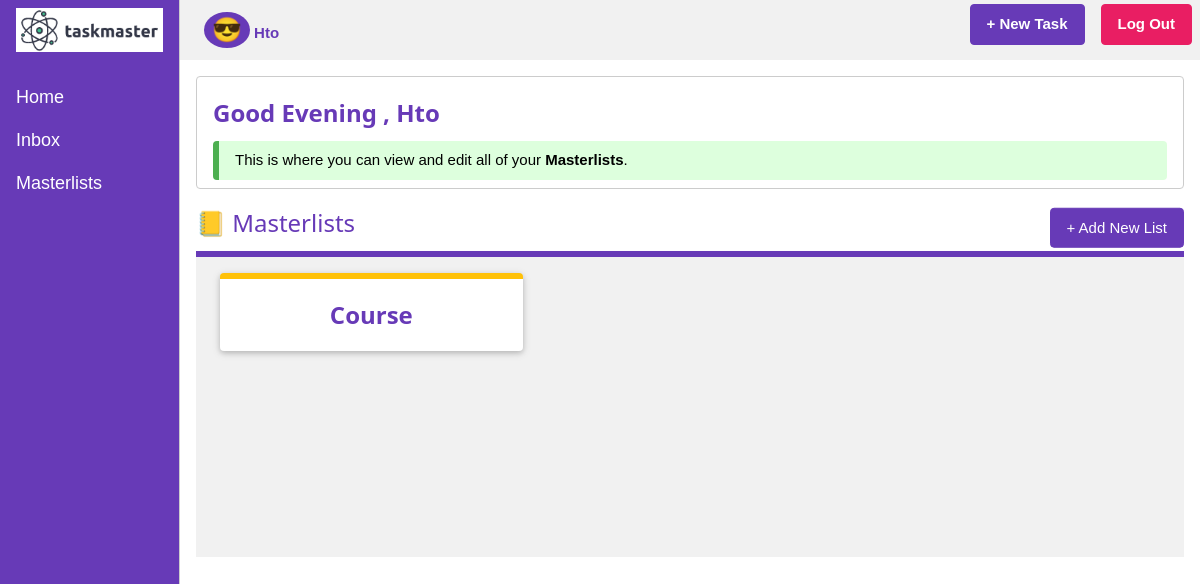
Before: /taskmaster/master/ (signed in) with the older database file.
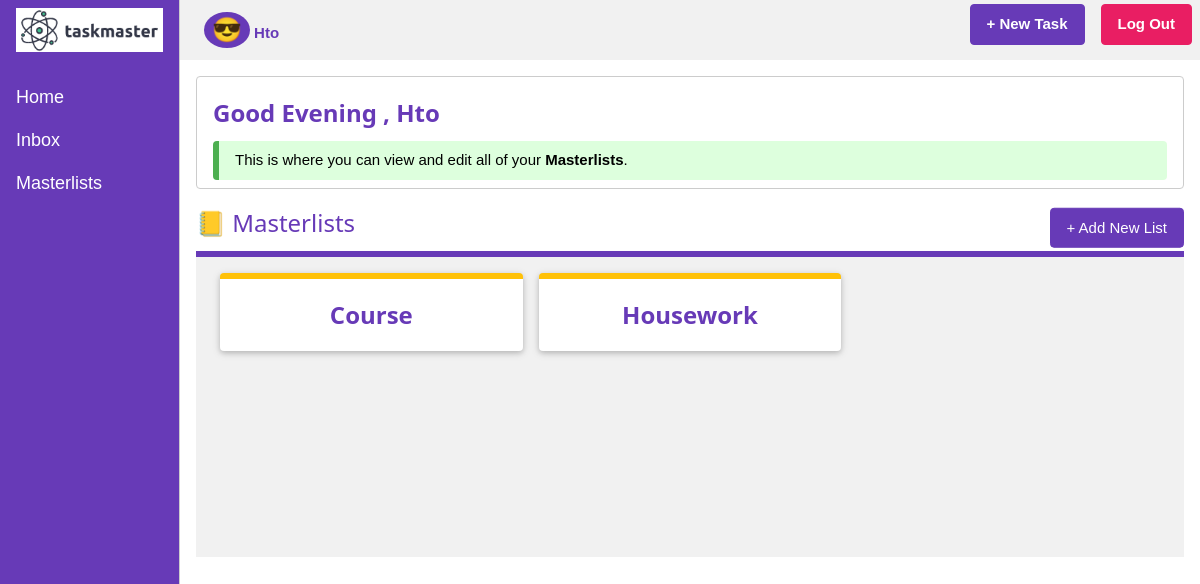
After: the same page with the newer database file.
### taskmaster/models.py (models this page shows, shortened)
class ToDoList(models.Model):
    user = models.ForeignKey(User, on_delete=models.CASCADE, related_name='todolist', null=False)
    name = models.CharField(max_length=200)
    created_at = models.DateTimeField(auto_now=True)

### taskmaster/views.py (the view)
# urls.py: path('master/', views.MasterView.as_view(), name="master"),
class MasterView(LoginRequiredMixin, View):
    def get(self, request):
        try:
            master_lists = get_list_or_404(ToDoList, user=request.user)
        except Http404:
            master_lists = []
        ctx = {'masters': master_lists}
        return render(request, 'taskmaster/master.html', ctx)

### taskmaster/templates/taskmaster/master.html (shortened to what this page needs)
{% extends 'taskmaster/base.html' %}
{% block pagename %}
	<span class="w3-badge w3-xlarge w3-deep-purple">
        😎
    </span>
    <span class="w3-text-deep-purple">
        <b>{{user.username|capfirst}}</b>
    </span>
{% endblock %}
{% block info %}
    <div class="w3-panel w3-round w3-border w3-padding w3-text-deep-purple">
        <h3><b>
        {% if time.hour < 12 %}
            Good morning
        {% elif time.hour <= 17 %}
            Good Afternoon
        {% else %}
            Good Evening
        {% endif %}
        , {{user.username|capfirst}}
        </b></h3>
        <div class="w3-leftbar w3-border-green w3-pale-green w3-round w3-padding">
        This is where you can view and edit all of your <b>Masterlists</b>.
        </div>
    </div>
{% endblock info %}
{% block content %}
<div class="w3-display-container w3-bottombar w3-border-deep-purple">
    <h3 class="w3-text-deep-purple">📒 Masterlists</h3>
    <a href="{% url 'taskmaster:master_create' %}" class="w3-btn w3-round w3-deep-purple w3-border w3-border-deep-purple w3-hover-white w3-display-right">+ Add New List
    </a>
</div>
{% if masters %}
    <div class="w3-row-padding w3-container w3-light-grey" style="height:300px;overflow-y:scroll">
    {% for list in masters %}
    	<div class="w3-col l4 w3-section">
    		<a href="{% url 'taskmaster:master_detail' list.id %}"
      	class=" w3-card w3-button w3-round w3-topbar w3-border-amber  w3-hover-pale-yellow w3-white" style="width:100%">
      			<h3 class="w3-text-deep-purple"><b>{{list.name}}</b></h3>
      		</a>
    	</div>
    {% endfor %}
    </div>
{% else %}
    <div class="w3-panel w3-yellow w3-leftbar w3-border-amber w3-large w3-round">
        <p>You don't have any master list yet. Click <span class="w3-tag w3-deep-purple w3-round">+ AddNewList</span> button to add new masterlist.</p>
    </div>
{% endif %}
{% endblock %}

Changed rows visible on the page:
added ToDoList: name "Housework"
